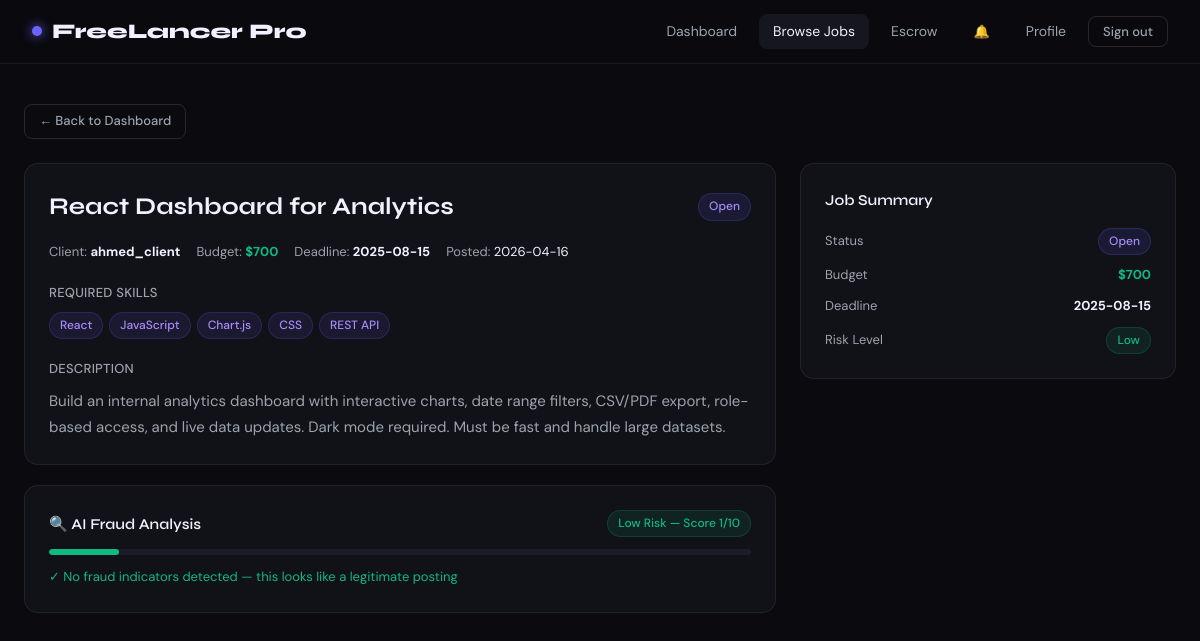
/jobs/3 (signed in), run on the app's committed database.
### tables this page shows
CREATE TABLE jobs (
            id INTEGER PRIMARY KEY AUTOINCREMENT,
            client_id INTEGER NOT NULL,
            title TEXT NOT NULL,
            description TEXT NOT NULL,
            skills_required TEXT NOT NULL,
            budget REAL NOT NULL,
            deadline TEXT NOT NULL,
            status TEXT DEFAULT 'open',
            fraud_score INTEGER DEFAULT 0,
            fraud_level TEXT DEFAULT 'Low',
            fraud_reasons TEXT DEFAULT '[]',
            created_at TIMESTAMP DEFAULT CURRENT_TIMESTAMP,
            FOREIGN KEY(client_id) REFERENCES users(id)
        );

CREATE TABLE users (
            id INTEGER PRIMARY KEY AUTOINCREMENT,
            username TEXT UNIQUE NOT NULL,
            email TEXT UNIQUE NOT NULL,
            password TEXT NOT NULL,
            role TEXT NOT NULL CHECK(role IN ('client','freelancer')),
            skills TEXT DEFAULT '',
            bio TEXT DEFAULT '',
            rating REAL DEFAULT 0.0,
            total_reviews INTEGER DEFAULT 0,
            balance REAL DEFAULT 1000.0,
            created_at TIMESTAMP DEFAULT CURRENT_TIMESTAMP
        );

### Backend/app.py (the view, shortened to what this page needs)
@app.route('/jobs/<int:job_id>')
@login_required
def job_detail(job_id):
    user = current_user()
    job = query_db("""
        SELECT j.*, u.username as client_name, u.rating as client_rating,
               u.total_reviews as client_reviews,
               (SELECT COUNT(*) FROM proposals WHERE job_id=j.id) as proposal_count
        FROM jobs j JOIN users u ON j.client_id=u.id WHERE j.id=?
    """, [job_id], one=True)
    if not job:
        return redirect(url_for('jobs_page'))
    proposals, escrow_info, matched, user_proposal = [], None, [], None
    if user['role'] == 'freelancer':
        user_proposal = query_db(
            "SELECT * FROM proposals WHERE job_id=? AND freelancer_id=?",
            [job_id, user['id']], one=True)
    fraud_reasons = json.loads(job['fraud_reasons'] or '[]')
    return render_template('job_detail.html', user=user, job=job,
                           proposals=proposals, escrow_info=escrow_info,
                           user_proposal=user_proposal, matched=matched,
                           fraud_reasons=fraud_reasons)

### Backend/app.py (called while the page is built)
def get_db():
    db = getattr(g, '_database', None)
    if db is None:
        db = g._database = sqlite3.connect(DATABASE)
        db.row_factory = sqlite3.Row
        db.execute("PRAGMA journal_mode=WAL")
        db.execute("PRAGMA foreign_keys=ON")
    return db

def query_db(query, args=(), one=False):
    cur = get_db().execute(query, args)
    rv = cur.fetchall()
    return (rv[0] if rv else None) if one else rv

def current_user():
    uid = session.get('user_id')
    if uid:
        return query_db("SELECT * FROM users WHERE id=?", [uid], one=True)
    return None

def login_required(f):
    @wraps(f)
    def wrapper(*args, **kwargs):
        if not session.get('user_id'):
            if request.is_json or request.path.startswith('/api/'):
                return jsonify({'error': 'Authentication required'}), 401
            return redirect(url_for('login_page'))
        return f(*args, **kwargs)
    return wrapper

### Frontend/templates/job_detail.html (shortened to what this page needs)
{% extends "base.html" %}
{% block content %}
<div class="page-wrapper">
  <a href="/dashboard" class="btn btn-ghost btn-sm" style="margin-bottom:1.5rem">← Back to Dashboard</a>
  <div style="display:grid;grid-template-columns:2fr 1fr;gap:1.5rem;align-items:start">
    <div>
      <div class="card" style="margin-bottom:1.25rem">
        <div class="flex items-center gap-3" style="flex-wrap:wrap;margin-bottom:1rem">
          <h1 class="font-display" style="font-size:1.5rem;font-weight:700;flex:1">{{ job.title }}</h1>
          <span class="badge badge-{{ 'open' if job.status=='open' else 'closed' }}">{{ job.status.replace('_',' ').title() }}</span>
        </div>
        <div class="flex gap-4" style="flex-wrap:wrap;margin-bottom:1.25rem">
          <div class="text-sm"><span class="text-muted">Client:</span> <strong>{{ job.client_name }}</strong></div>
          <div class="text-sm"><span class="text-muted">Budget:</span> <strong style="color:var(--green)">${{ "%.0f"|format(job.budget) }}</strong></div>
          <div class="text-sm"><span class="text-muted">Deadline:</span> <strong>{{ job.deadline }}</strong></div>
          <div class="text-sm"><span class="text-muted">Posted:</span> {{ job.created_at[:10] }}</div>
        </div>
        <div style="margin-bottom:1.25rem">
          <div class="form-label">Required Skills</div>
          <div style="display:flex;flex-wrap:wrap;gap:.375rem">
            {% for skill in job.skills_required.split(',') %}
            <span class="skill-tag">{{ skill.strip() }}</span>
            {% endfor %}
          </div>
        </div>
        <div>
          <div class="form-label">Description</div>
          <div style="color:var(--text2);line-height:1.75;white-space:pre-line">{{ job.description }}</div>
        </div>
      </div>
      <div class="card" style="margin-bottom:1.25rem">
        <div class="flex items-center justify-between" style="margin-bottom:.75rem">
          <span class="font-display" style="font-weight:600">🔍 AI Fraud Analysis</span>
          <span class="badge badge-{{ job.fraud_level|lower }}">{{ job.fraud_level }} Risk — Score {{ job.fraud_score }}/10</span>
        </div>
        <div class="progress-bar" style="margin-bottom:.75rem">
          <div class="progress-fill" style="width:{{ job.fraud_score * 10 }}%;background:{% if job.fraud_level=='Low' %}var(--green){% elif job.fraud_level=='Medium' %}var(--yellow){% else %}var(--red){% endif %}"></div>
        </div>
        {% if fraud_reasons %}
        <div class="text-sm text-muted">
          <div style="font-weight:500;color:var(--text2);margin-bottom:.375rem">Flags detected:</div>
          {% for r in fraud_reasons %}<div style="margin-bottom:3px">⚠️ {{ r }}</div>{% endfor %}
        </div>
        {% else %}
        <div class="text-sm text-success">✓ No fraud indicators detected — this looks like a legitimate posting</div>
        {% endif %}
      </div>
    </div>
    <div>
      <div class="card">
        <div class="font-display" style="font-weight:600;margin-bottom:1rem">Job Summary</div>
        <div style="display:flex;flex-direction:column;gap:.625rem">
          <div class="flex items-center justify-between text-sm">
            <span class="text-muted">Status</span>
            <span class="badge badge-{{ 'open' if job.status=='open' else 'closed' }}">{{ job.status.replace('_',' ').title() }}</span>
          </div>
          <div class="flex items-center justify-between text-sm">
            <span class="text-muted">Budget</span>
            <strong class="text-success">${{ "%.0f"|format(job.budget) }}</strong>
          </div>
          <div class="flex items-center justify-between text-sm">
            <span class="text-muted">Deadline</span>
            <strong>{{ job.deadline }}</strong>
          </div>
          <div class="flex items-center justify-between text-sm">
            <span class="text-muted">Risk Level</span>
            <span class="badge badge-{{ job.fraud_level|lower }}">{{ job.fraud_level }}</span>
          </div>
        </div>
      </div>
    </div>
  </div>
</div>
{% endblock %}

### Frontend/templates/base.html (style rules this page uses)
:root { --bg: #0a0a0f; --bg2: #111118; --bg3: #16161f; --bg4: #1c1c28; --border: rgba(255,255,255,0.07); --border2: rgba(255,255,255,0.12); --accent: #6c63ff; --accent2: #a78bfa; --accent-glow: rgba(108,99,255,0.25); --gold: #f59e0b; --gold-light: #fcd34d; --green: #10b981; --green-bg: rgba(16,185,129,0.1); --red: #ef4444; --red-bg: rgba(239,68,68,0.1); --yellow: #f59e0b; --yellow-bg: rgba(245,158,11,0.1); --text: #f1f0ff; --text2: #9ca3af; --text3: #6b7280; --radius: 14px; --radius-sm: 8px; --shadow: 0 8px 32px rgba(0,0,0,0.4); --font-display: 'Syne', sans-serif; --font-body: 'DM Sans', sans-serif; }
*, *::before, *::after { box-sizing: border-box; margin: 0; padding: 0; }
html { scroll-behavior: smooth; }
body { font-family: var(--font-body); background: var(--bg); color: var(--text); min-height: 100vh; font-size: 15px; line-height: 1.6; }
.btn { display: inline-flex; align-items: center; justify-content: center; gap: 7px; padding: 9px 20px; border-radius: var(--radius-sm); border: none; cursor: pointer; font-family: var(--font-body); font-size: 0.875rem; font-weight: 500; transition: all 0.2s; text-decoration: none; white-space: nowrap; }
.btn-ghost { background: transparent; color: var(--text2); border: 1px solid var(--border2); }
.btn-sm { padding: 6px 14px; font-size: 0.8125rem; }
.page-wrapper { max-width: 1200px; margin: 0 auto; padding: 2.5rem 1.5rem; }
.card { background: var(--bg2); border: 1px solid var(--border); border-radius: var(--radius); padding: 1.5rem; transition: border-color 0.2s, transform 0.2s; }
.form-label { display: block; font-size: 0.8125rem; font-weight: 500; color: var(--text2); margin-bottom: 0.5rem; letter-spacing: 0.02em; text-transform: uppercase; }
.badge { display: inline-flex; align-items: center; gap: 5px; padding: 3px 10px; border-radius: 20px; font-size: 0.75rem; font-weight: 500; }
.badge-low { background: var(--green-bg); color: var(--green); border: 1px solid rgba(16,185,129,0.2); }
.badge-open { background: rgba(108,99,255,0.12); color: var(--accent2); border: 1px solid rgba(108,99,255,0.2); }
.skill-tag { display: inline-flex; padding: 3px 10px; background: rgba(108,99,255,0.1); border: 1px solid rgba(108,99,255,0.2); color: var(--accent2); border-radius: 20px; font-size: 0.75rem; font-weight: 500; }
.progress-bar { height: 6px; background: var(--bg4); border-radius: 10px; overflow: hidden; }
.progress-fill { height: 100%; border-radius: 10px; background: linear-gradient(90deg, var(--accent), var(--accent2)); transition: width 0.5s ease; }
.flex { display: flex; }
.items-center { align-items: center; }
.justify-between { justify-content: space-between; }
.gap-3 { gap: 0.75rem; }
.gap-4 { gap: 1rem; }
.text-sm { font-size: 0.8125rem; }
.text-muted { color: var(--text2); }
.text-success { color: var(--green); }
.font-display { font-family: var(--font-display); }

### data on the page
jobs: title "React Dashboard for Analytics", status.replace "Open", budget "700", deadline "2025-08-15", created_at "2026-04-16", description "Build an internal analytics dashboard with interactive charts, date range filters, CSV/PDF export, role-based access, and live data updates. Dark mode required. Must be fast and handle large datasets.", fraud_level "Low", fraud_score "1"
users: client_name "ahmed_client"

### other printed values
{{ skill.strip() }} "React" "JavaScript" "Chart.js" "CSS" "REST API"
